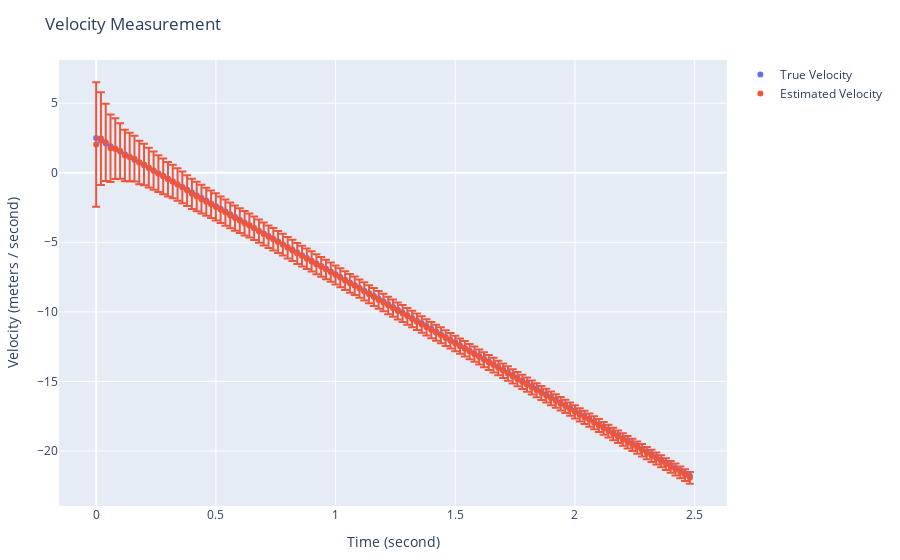

The cell this chart's notebook holds for it:
### Code cell
plot(
    [
        # True velocity
        scatter(
            mode="markers",
            x=time_axis_sec,
            y=true_state_fcn_time[2, :],
            name="True Velocity"
        ),
        # Estimated velocity
        scatter(
            mode="markers",
            x=time_axis_sec,
            y=[s.state[2] for s in states_fcn_time],
            error_y=attr(
                type="data",
                array=[sqrt(s.cov[2, 2]) for s in states_fcn_time]
            ),
            name="Estimated Velocity"
        )
    ],
    Layout(
        title="Velocity Measurement",
        xaxis_title="Time (second)",
        yaxis_title="Velocity (meters / second)",
        legend_title="Legend Title",
    ),
    config=PlotConfig(scrollZoom=true)
)
